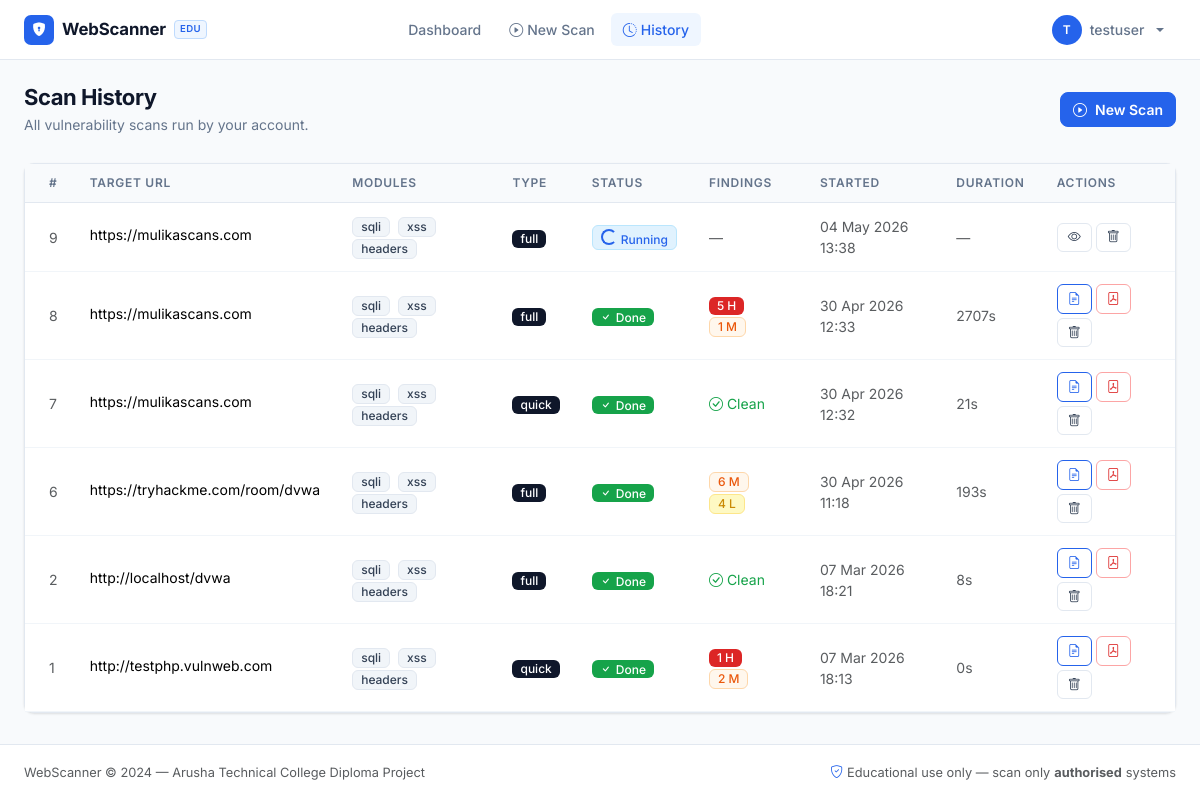
The app's page /scanner/history (signed in) with its own data.
### app/models.py (models this page shows, shortened)
class User(UserMixin, db.Model):
    __tablename__ = 'users'
    id           = db.Column(db.Integer, primary_key=True)
    username     = db.Column(db.String(64), unique=True, nullable=False)
    email        = db.Column(db.String(120), unique=True, nullable=False)
    password_hash = db.Column(db.String(256), nullable=False)
    created_at   = db.Column(db.DateTime, default=lambda: datetime.now(timezone.utc))
    scans = db.relationship('Scan', backref='user', lazy='dynamic')

class Scan(db.Model):
    __tablename__ = 'scans'
    id           = db.Column(db.Integer, primary_key=True)
    user_id      = db.Column(db.Integer, db.ForeignKey('users.id'), nullable=False)
    target_url   = db.Column(db.String(2048), nullable=False)
    scan_type    = db.Column(db.String(20), default='quick')   # 'quick' or 'full'
    scan_modules = db.Column(db.String(100), default='sqli,xss,headers')
    status       = db.Column(db.String(20), default='pending')  # pending/running/completed/failed
    started_at   = db.Column(db.DateTime)
    completed_at = db.Column(db.DateTime)
    pages_crawled = db.Column(db.Integer, default=0)
    total_tests   = db.Column(db.Integer, default=0)
    error_message = db.Column(db.Text)
    findings = db.relationship('Finding', backref='scan', lazy='dynamic',
                               cascade='all, delete-orphan')
    logs     = db.relationship('ScanLog', backref='scan', lazy='dynamic',
                               cascade='all, delete-orphan')
    @property
    def duration_seconds(self):
        if self.started_at and self.completed_at:
            delta = self.completed_at - self.started_at
            return int(delta.total_seconds())
        return None
    @property
    def high_count(self):
        return self.findings.filter_by(severity='high').count()
    @property
    def medium_count(self):
        return self.findings.filter_by(severity='medium').count()
    @property
    def low_count(self):
        return self.findings.filter_by(severity='low').count()
    @property
    def total_findings(self):
        return self.findings.count()
    @property
    def modules_list(self):
        return [m.strip() for m in (self.scan_modules or '').split(',') if m.strip()]

### app/scanner/routes.py (the view)
@scanner_bp.route('/history')
@login_required
def scan_history():
    scans = (
        Scan.query
        .filter_by(user_id=current_user.id)
        .order_by(Scan.id.desc())
        .all()
    )
    return render_template('scanner/history.html', scans=scans, title='Scan History')

### app/models.py (called while the page is built)
@login_manager.user_loader
def load_user(user_id):
    return User.query.get(int(user_id))

### app/templates/scanner/history.html (shortened to what this page needs)
{% extends "base.html" %}
{% block content %}
<div class="page-header d-flex align-items-center justify-content-between flex-wrap gap-3">
  <div>
    <h1 class="page-title">Scan History</h1>
    <p class="page-sub">All vulnerability scans run by your account.</p>
  </div>
  <a href="{{ url_for('scanner.new_scan') }}" class="btn btn-primary fw-semibold">
    <i class="bi bi-play-circle me-2"></i>New Scan
  </a>
</div>
<div class="card border-0">
  <div class="card-body p-0">
    {% if scans %}
    <div class="table-responsive">
      <table class="table table-hover mb-0">
        <thead>
          <tr>
            <th class="ps-4">#</th>
            <th>Target URL</th>
            <th>Modules</th>
            <th>Type</th>
            <th>Status</th>
            <th>Findings</th>
            <th>Started</th>
            <th>Duration</th>
            <th class="pe-4">Actions</th>
          </tr>
        </thead>
        <tbody>
          {% for scan in scans %}
          <tr>
            <td class="ps-4 text-muted">{{ scan.id }}</td>
            <td>
              <span class="text-truncate d-inline-block url-truncate" title="{{ scan.target_url }}">
                {{ scan.target_url }}
              </span>
            </td>
            <td>
              {% for m in scan.modules_list %}
                <span class="badge bg-secondary me-1">{{ m }}</span>
              {% endfor %}
            </td>
            <td><span class="badge bg-dark">{{ scan.scan_type }}</span></td>
            <td>
              {% if scan.status == 'completed' %}
                <span class="badge bg-success"><i class="bi bi-check me-1"></i>Done</span>
              {% elif scan.status == 'running' %}
                <span class="badge bg-info"><span class="spinner-border spinner-border-sm me-1"></span>Running</span>
              {% elif scan.status == 'failed' %}
                <span class="badge bg-danger" title="{{ scan.error_message }}"><i class="bi bi-x me-1"></i>Failed</span>
              {% else %}
                <span class="badge bg-warning">Pending</span>
              {% endif %}
            </td>
            <td>
              {% if scan.status == 'completed' %}
                {% if scan.high_count > 0 %}<span class="badge bg-danger me-1">{{ scan.high_count }} H</span>{% endif %}
                {% if scan.medium_count > 0 %}<span class="badge bg-orange me-1">{{ scan.medium_count }} M</span>{% endif %}
                {% if scan.low_count > 0 %}<span class="badge bg-warning me-1">{{ scan.low_count }} L</span>{% endif %}
                {% if scan.total_findings == 0 %}<span class="text-green tip-text"><i class="bi bi-check-circle me-1"></i>Clean</span>{% endif %}
              {% else %}
                <span class="text-muted">—</span>
              {% endif %}
            </td>
            <td class="text-muted tip-text">
              {{ scan.started_at.strftime('%d %b %Y %H:%M') if scan.started_at else '—' }}
            </td>
            <td class="text-muted tip-text">
              {% if scan.duration_seconds is not none %}{{ scan.duration_seconds }}s{% else %}—{% endif %}
            </td>
            <td class="pe-4">
              <div class="d-flex gap-1 flex-wrap">
                {% if scan.status == 'completed' %}
                  <a href="{{ url_for('scanner.scan_results', scan_id=scan.id) }}"
                     class="btn btn-sm btn-outline-primary" title="View report">
                    <i class="bi bi-file-earmark-text"></i>
                  </a>
                  <a href="{{ url_for('scanner.download_pdf', scan_id=scan.id) }}"
                     class="btn btn-sm btn-outline-danger" title="Download PDF">
                    <i class="bi bi-file-pdf"></i>
                  </a>
                {% elif scan.status in ('running', 'pending') %}
                  <a href="{{ url_for('scanner.scan_progress', scan_id=scan.id) }}"
                     class="btn btn-sm btn-outline-secondary" title="View progress">
                    <i class="bi bi-eye"></i>
                  </a>
                {% endif %}
                <form method="POST" action="{{ url_for('scanner.delete_scan', scan_id=scan.id) }}"
                      onsubmit="return confirm('Delete this scan and all its findings?')">
                  <button type="submit" class="btn btn-sm btn-outline-secondary" title="Delete scan">
                    <i class="bi bi-trash"></i>
                  </button>
                </form>
              </div>
            </td>
          </tr>
          {% endfor %}
        </tbody>
      </table>
    </div>
    {% endif %}
  </div>
</div>
{% endblock %}

### app/templates/base.html (shortened to what this page needs)
<!DOCTYPE html>
<html lang="en">
<head>
  <link href="https://cdn.jsdelivr.net/npm/bootstrap@5.3.2/dist/css/bootstrap.min.css" rel="stylesheet">
  <link href="https://cdn.jsdelivr.net/npm/bootstrap-icons@1.11.3/font/bootstrap-icons.min.css" rel="stylesheet">
  <link rel="stylesheet" href="{{ url_for('static', filename='css/style.css') }}">
</head>
<body>
<nav class="navbar navbar-expand-lg sticky-top">
  <div class="container-fluid px-4">
    <a class="navbar-brand" href="{{ url_for('dashboard.index') }}">
      <div class="brand-icon"><i class="bi bi-shield-lock-fill"></i></div>
      <span>WebScanner</span>
      <span class="brand-tag">EDU</span>
    </a>
    <div class="collapse navbar-collapse" id="navMenu">
      {% if current_user.is_authenticated %}
      <ul class="navbar-nav mx-auto mb-2 mb-lg-0 gap-1">
        <li class="nav-item">
          <a class="nav-link {% if request.endpoint == 'dashboard.index' %}active{% endif %}"
             href="{{ url_for('dashboard.index') }}">
            Dashboard
          </a>
        </li>
        <li class="nav-item">
          <a class="nav-link {% if request.endpoint == 'scanner.new_scan' %}active{% endif %}"
             href="{{ url_for('scanner.new_scan') }}">
            <i class="bi bi-play-circle me-1"></i>New Scan
          </a>
        </li>
        <li class="nav-item">
          <a class="nav-link {% if request.endpoint == 'scanner.scan_history' %}active{% endif %}"
             href="{{ url_for('scanner.scan_history') }}">
            <i class="bi bi-clock-history me-1"></i>History
          </a>
        </li>
      </ul>
      <ul class="navbar-nav ms-auto">
        <li class="nav-item dropdown">
          <a class="nav-link dropdown-toggle d-flex align-items-center gap-2 pe-0"
             href="#" role="button" data-bs-toggle="dropdown" aria-expanded="false">
            <div class="user-avatar">{{ current_user.username[0].upper() }}</div>
            <span class="nav-username">{{ current_user.username }}</span>
          </a>
        </li>
      </ul>
      {% endif %}
    </div>
  </div>
</nav>
<main class="py-4">
  <div class="container-fluid px-4">
    {% block content %}{% endblock %}
  </div>
</main>
<footer class="footer">
  <div class="container-fluid px-4">
    <div class="d-flex align-items-center justify-content-between flex-wrap gap-2">
      <span class="footer-text text-muted">
        WebScanner &copy; 2024 — Arusha Technical College Diploma Project
      </span>
      <span class="footer-text text-muted d-flex align-items-center gap-1">
        <i class="bi bi-shield-check text-accent"></i>
        Educational use only — scan only <strong>authorised</strong> systems
      </span>
    </div>
  </div>
</footer>
</body>
</html>

### app/static/css/style.css (style rules this page uses)
:root { --blue: #2563eb; --blue-soft: #eff6ff; --blue-dark: #1d4ed8; --red: #dc2626; --red-soft: #fef2f2; --orange: #ea580c; --orange-soft: #fff7ed; --yellow: #ca8a04; --yellow-soft: #fefce8; --green: #16a34a; --green-soft: #f0fdf4; --gray-50: #f8fafc; --gray-100: #f1f5f9; --gray-200: #e2e8f0; --gray-400: #94a3b8; --gray-500: #64748b; --gray-700: #334155; --gray-900: #0f172a; --radius: 10px; --shadow-sm: 0 1px 3px rgba(0,0,0,.07), 0 1px 2px rgba(0,0,0,.05); --shadow-md: 0 4px 12px rgba(0,0,0,.08), 0 2px 4px rgba(0,0,0,.05); }
*, *::before, *::after { box-sizing: border-box; }
body { background: var(--gray-50); font-family: 'Inter', system-ui, -apple-system, sans-serif; color: var(--gray-900); min-height: 100vh; display: flex; flex-direction: column; font-size: 0.9375rem; -webkit-font-smoothing: antialiased; }
main { flex: 1; }
.navbar { background: #fff !important; border-bottom: 1px solid var(--gray-200); padding: 0 0; height: 60px; }
.navbar .container-fluid { height: 60px; align-items: center; }
.navbar-brand { font-weight: 700; font-size: 1.05rem; color: var(--gray-900) !important; display: flex; align-items: center; gap: 8px; letter-spacing: -0.01em; }
.brand-icon { width: 30px; height: 30px; background: var(--blue); border-radius: 7px; display: flex; align-items: center; justify-content: center; color: #fff; font-size: 0.85rem; flex-shrink: 0; }
.brand-tag { font-size: 0.6rem; font-weight: 600; background: var(--blue-soft); color: var(--blue); border: 1px solid #bfdbfe; border-radius: 4px; padding: 1px 5px; letter-spacing: 0.04em; text-transform: uppercase; }
.navbar-nav .nav-link { color: var(--gray-500) !important; font-size: 0.875rem; font-weight: 500; padding: 6px 12px !important; border-radius: 6px; transition: color .15s, background .15s; }
.navbar-nav .nav-link.active { color: var(--blue) !important; background: var(--blue-soft); }
.user-avatar { width: 30px; height: 30px; border-radius: 50%; background: var(--blue); color: #fff; font-weight: 600; font-size: 0.75rem; display: flex; align-items: center; justify-content: center; flex-shrink: 0; }
.footer { background: #fff !important; border-top: 1px solid var(--gray-200); padding: 18px 0; }
.btn { font-weight: 500; border-radius: 8px; font-size: 0.875rem; transition: all .15s; }
.btn-primary, .btn-accent { background: var(--blue); border-color: var(--blue); color: #fff; }
.btn-outline-primary { border-color: var(--blue); color: var(--blue); }
.btn-outline-secondary { border-color: var(--gray-200); color: var(--gray-700); background: #fff; }
.btn-outline-danger { border-color: #fca5a5; color: var(--red); }
.btn-sm { padding: 4px 10px; font-size: 0.8125rem; border-radius: 6px; }
.card { background: #fff; border: 1px solid var(--gray-200) !important; border-radius: var(--radius) !important; box-shadow: var(--shadow-sm); }
.card-body { padding: 20px; }
.text-green { color: var(--green) !important; }
.badge { font-weight: 500; font-size: 0.75rem; border-radius: 6px; padding: 3px 8px; }
.badge.bg-success { background: var(--green) !important; }
.badge.bg-danger { background: var(--red) !important; }
.badge.bg-warning { background: #fef9c3 !important; color: var(--yellow) !important; border: 1px solid #fde68a; }
.badge.bg-info { background: #e0f2fe !important; color: var(--blue) !important; border: 1px solid #bae6fd; }
.badge.bg-secondary { background: var(--gray-100) !important; color: var(--gray-700) !important; border: 1px solid var(--gray-200); }
.badge.bg-dark { background: var(--gray-900) !important; }
.badge.bg-orange { background: var(--orange-soft) !important; color: var(--orange) !important; border: 1px solid #fed7aa; }
.table { font-size: 0.875rem; color: var(--gray-700); }
.table thead th { font-size: 0.75rem; font-weight: 600; text-transform: uppercase; letter-spacing: 0.06em; color: var(--gray-500); background: var(--gray-50); border-bottom: 1px solid var(--gray-200); padding: 10px 16px; }
.table td { padding: 12px 16px; border-color: var(--gray-100); vertical-align: middle; }
.page-header { margin-bottom: 28px; }
.page-title { font-size: 1.375rem; font-weight: 700; letter-spacing: -0.02em; color: var(--gray-900); margin: 0 0 4px; }
.page-sub { font-size: 0.875rem; color: var(--gray-500); margin: 0; }
.text-accent { color: var(--blue) !important; }
.nav-username { font-size: .875rem; font-weight: 500; color: var(--gray-500); }
.footer-text { font-size: .8rem; }
.url-truncate { max-width: 240px; }
.tip-text { font-size: .875rem; }

### records on screen
User: username "T", username "testuser"
Scan: id "9", target_url "https://mulikascans.com", modules_list "sqli" "xss" "headers", scan_type "full", status "running" (drawn), started_at "04 May 2026 13:38"
Scan: id "8", target_url "https://mulikascans.com", modules_list "sqli" "xss" "headers", scan_type "full", status "completed" (drawn), high_count "5", medium_count "1", started_at "30 Apr 2026 12:33", duration_seconds "2707"
Scan: id "7", target_url "https://mulikascans.com", modules_list "sqli" "xss" "headers", scan_type "quick", status "completed" (drawn), started_at "30 Apr 2026 12:32", duration_seconds "21"
Scan: id "6", target_url "https://tryhackme.com/room/dvwa", modules_list "sqli" "xss" "headers", scan_type "full", status "completed" (drawn), medium_count "6", low_count "4", started_at "30 Apr 2026 11:18", duration_seconds "193"
Scan: id "2", target_url "http://localhost/dvwa", modules_list "sqli" "xss" "headers", scan_type "full", status "completed" (drawn), started_at "07 Mar 2026 18:21", duration_seconds "8"
Scan: id "1", target_url "http://testphp.vulnweb.com", modules_list "sqli" "xss" "headers", scan_type "quick", status "completed" (drawn), high_count "1", medium_count "2", started_at "07 Mar 2026 18:13", duration_seconds "0"
